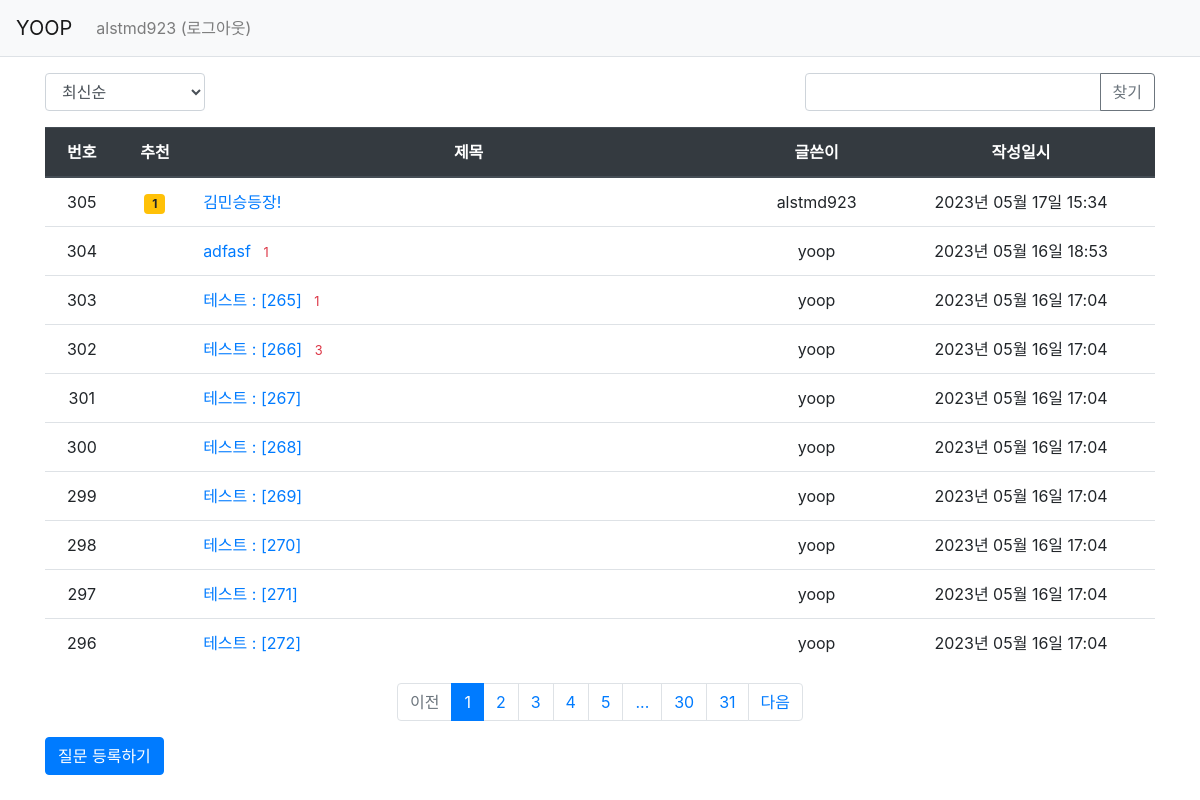
Screenshot of /question/list/ (signed in) with the database file from the repository.
### pybo/models.py (models this page shows)
class User(db.Model):
    id = db.Column(db.Integer, primary_key=True)
    username = db.Column(db.String(150), unique=True, nullable=False)
    password = db.Column(db.String(200), nullable=False)
    email = db.Column(db.String(120), unique=True, nullable=False)

class Question(db.Model):
    id = db.Column(db.Integer, primary_key=True)
    subject = db.Column(db.String(200), nullable=False)
    content = db.Column(db.Text(), nullable=False)
    create_date = db.Column(db.DateTime(), nullable=False)
    user_id = db.Column(db.Integer, db.ForeignKey('user.id', ondelete='CASCADE'), nullable=False)
    user = db.relationship('User', backref=db.backref('question_set'))
    modify_date = db.Column(db.DateTime(), nullable=True)
    voter = db.relationship('User', secondary=question_voter, backref=db.backref('question_voter_set'))

### pybo/views/question_views.py (the view, shortened to what this page needs)
@bp.route('/list/')
def _list():
    page = request.args.get('page', type=int, default=1)
    kw = request.args.get('kw', type=str, default='')
    so = request.args.get('so', type=str, default='recent')
    if so == 'recommend':
        sub_query = db.session.query(question_voter.c.question_id, func.count('*').label('num_voter')) \
            .group_by(question_voter.c.question_id).subquery()
        question_list = Question.query \
            .outerjoin(sub_query, Question.id == sub_query.c.question_id) \
            .order_by(sub_query.c.num_voter.desc(), Question.create_date.desc())
    elif so == 'popular':
        sub_query = db.session.query(Answer.question_id, func.count('*').label('num_answer')) \
            .group_by(Answer.question_id).subquery()
        question_list = Question.query \
            .outerjoin(sub_query, Question.id == sub_query.c.question_id) \
            .order_by(sub_query.c.num_answer.desc(), Question.create_date.desc())
    else:  # recent
        question_list = Question.query.order_by(Question.create_date.desc())
    question_list = question_list.paginate(page, per_page=10)
    return render_template('question/question_list.html', question_list=question_list, page=page, kw=kw, so=so)

### pybo/filter.py (called while the page is built)
def format_datetime(value, fmt='%Y년 %m월 %d일 %H:%M'):
    return value.strftime(fmt)

### pybo/views/auth_views.py (called while the page is built)
@bp.before_app_request
def load_logged_in_user():
    user_id = session.get('user_id')
    if user_id is None:
        g.user = None
    else:
        g.user = User.query.get(user_id)

### pybo/templates/question/question_list.html (shortened to what this page needs)
{% extends 'base.html' %}
{% block content %}
<div class="container my-3">
    <div class="row justify-content-between my-3">
        <div class="col-2">
            <select class="form-control so">
                <option value="recent" {% if so=='recent' %}selected{% endif %}>최신순</option>
            </select>
        </div>
        <div class="col-4 input-group">
            <input type="text" class="form-control kw" value="{{ kw or '' }}">
            <div class="input-group-append">
                <button class="btn btn-outline-secondary" type="button" id="btn_search">찾기</button>
            </div>
        </div>
    </div>
    <table class="table">
        <thead>
        <tr class="text-center thead-dark">
            <th>번호</th>
            <th>추천</th>
            <th style="width:50%">제목</th>
            <th>글쓴이</th>
            <th>작성일시</th>
        </tr>
        </thead>
        <tbody>
        {% if question_list %}
        {% for question in question_list.items %}
        <tr class="text-center">
            <td>{{ question_list.total - ((question_list.page-1) * question_list.per_page) - loop.index0 }}</td>
            <td>
                {% if question.voter|length > 0 %}
                <span class="badge badge-warning px-2 py-1">{{ question.voter|length }}</span>
                {% endif %}
            </td>
            <td class="text-left">
                <a href="{{ url_for('question.detail', question_id=question.id) }}">{{ question.subject }}</a>
                {% if question.answer_set|length > 0 %}
                <span class="text-danger small ml-2">{{ question.answer_set|length }}</span>
                {% endif %}
            </td>
            <td>{{ question.user.username }}</td>
            <td>{{ question.create_date|datetime }}</td>
        </tr>
        {% endfor %}
        {% else %}
        <tr>
            <td colspan="3">질문이 없습니다.</td>
        </tr>
        {% endif %}
        </tbody>
    </table>
    <ul class="pagination justify-content-center">
        {% if question_list.has_prev %}
        <li class="page-item">
            <a class="page-link" data-page="{{ question_list.prev_num }}" href="#">이전</a>
        </li>
        {% else %}
        <li class="page-item disabled">
            <a class="page-link" tabindex="-1" aria-disabled="true" href="#">이전</a>
        </li>
        {% endif %}
        {% for page_num in question_list.iter_pages() %}
            {% if page_num %}
                {% if page_num != question_list.page %}
                <li class="page-item">
                    <a class="page-link" data-page="{{ page_num }}" href="#">{{ page_num }}</a>
                </li>
                {% else %}
                <li class="page-item active" aria-current="page">
                    <a class="page-link" href="#">{{ page_num }}</a>
                </li>
                {% endif %}
           {% else %}
                <li class="disabled">
                    <a class="page-link" href="#">...</a>
                </li>
           {% endif %}
        {% endfor %}
        {% if question_list.has_next %}
        <li class="page-item">
            <a class="page-link" data-page="{{ question_list.next_num }}" href="#">다음</a>
        </li>
        {% else %}
        <li class="page-item disabled">
            <a class="page-link" tabindex="-1" aria-disabled="true" href="#">다음</a>
        </li>
        {% endif %}
    </ul>
    <a href="{{ url_for('question.create') }}" class="btn btn-primary">질문 등록하기</a>
</div>
{% endblock %}

### pybo/templates/navbar.html (shortened to what this page needs)
<nav class="navbar navbar-expand-lg navbar-light bg-light border-bottom">
    <a class="navbar-brand" href="{{ url_for('main.index') }}">YOOP</a>
    <div class="collapse navbar-collapse flex-grow-0" id="navbarNav">
        {% if g.user %}
        <ul class="navbar-nav">
            <li class="nav-item ">
                <a class="nav-link" href="{{ url_for('auth.logout') }}">{{ g.user.username }} (로그아웃)</a>
            </li>
        </ul>
        {% endif %}
    </div>
</nav>

### rows the page displays
User: user.username "alstmd923"
Question: total "305", voter|length "1", subject "김민승등장!", user.username "alstmd923", create_date "2023년 05월 17일 15:34"
Question: total "304", subject "adfasf", answer_set|length "1", user.username "yoop", create_date "2023년 05월 16일 18:53"
Question: total "303", subject "테스트 : [265]", answer_set|length "1", user.username "yoop", create_date "2023년 05월 16일 17:04"
Question: total "302", subject "테스트 : [266]", answer_set|length "3", user.username "yoop", create_date "2023년 05월 16일 17:04"
Question: total "301", subject "테스트 : [267]", user.username "yoop", create_date "2023년 05월 16일 17:04"
Question: total "300", subject "테스트 : [268]", user.username "yoop", create_date "2023년 05월 16일 17:04"
Question: total "299", subject "테스트 : [269]", user.username "yoop", create_date "2023년 05월 16일 17:04"
Question: total "298", subject "테스트 : [270]", user.username "yoop", create_date "2023년 05월 16일 17:04"
Question: total "297", subject "테스트 : [271]", user.username "yoop", create_date "2023년 05월 16일 17:04"
Question: total "296", subject "테스트 : [272]", user.username "yoop", create_date "2023년 05월 16일 17:04"

### other values shown
{{ page_num }} "1"
{{ page_num }} "2" "3" "4" "5" "30" "31"
